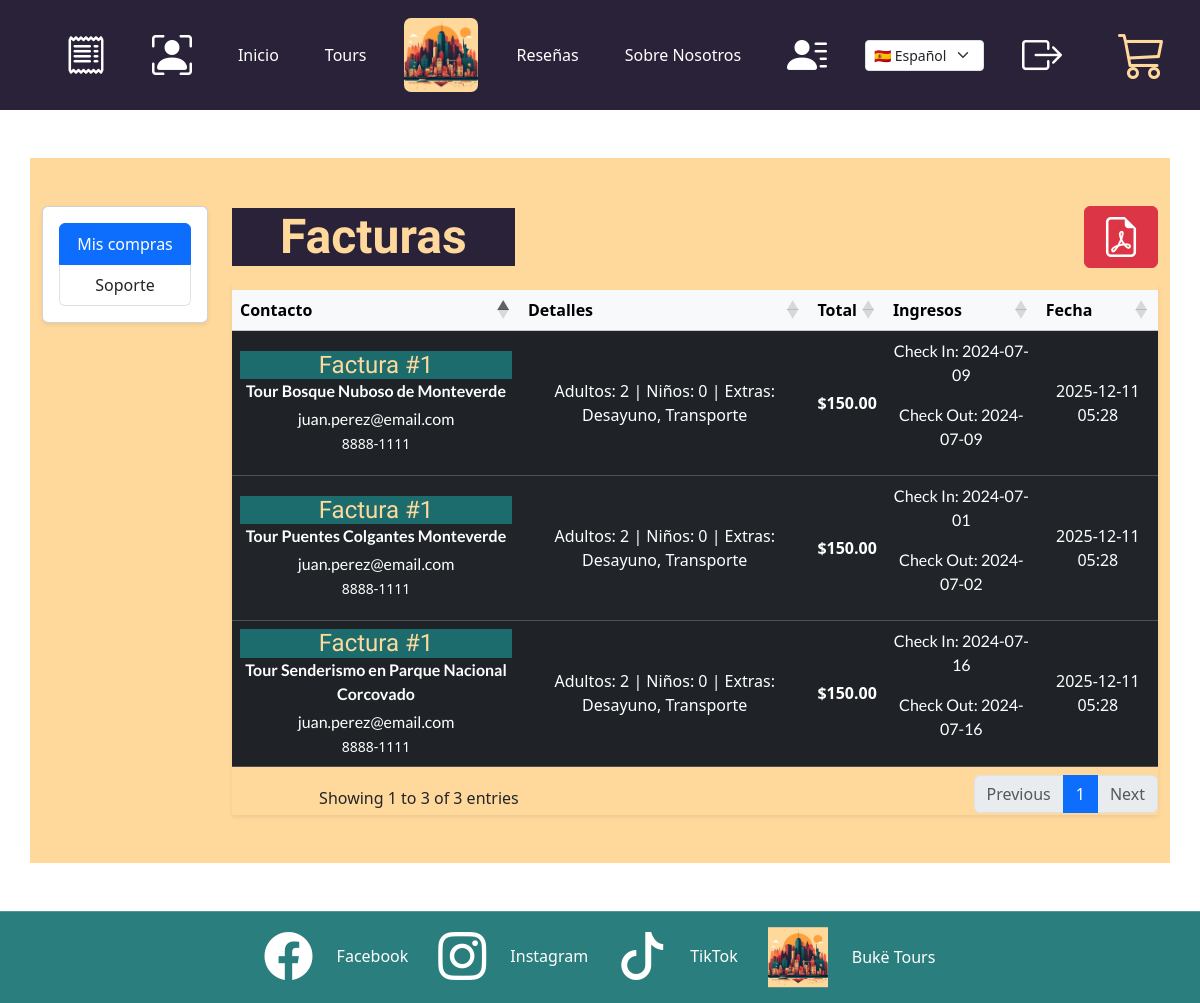
The page /invoices/index.php (signed in) on the database its author committed.
### tables this page shows
CREATE TABLE reservation_tour (
  id INT UNSIGNED NOT NULL AUTO_INCREMENT,

  reservation_id INT UNSIGNED NOT NULL,
  tour_id        INT UNSIGNED NOT NULL,

  check_in_date  DATE NOT NULL,
  check_out_date DATE NOT NULL,

  adults   INT UNSIGNED NOT NULL DEFAULT 0,
  children INT UNSIGNED NOT NULL DEFAULT 0,

  created_at TIMESTAMP DEFAULT CURRENT_TIMESTAMP,
  updated_at TIMESTAMP DEFAULT CURRENT_TIMESTAMP ON UPDATE CURRENT_TIMESTAMP,

  PRIMARY KEY (id),

  CONSTRAINT fk_reservation_tour_reservation
    FOREIGN KEY (reservation_id)
    REFERENCES reservation(id)
    ON DELETE CASCADE
    ON UPDATE CASCADE,

  CONSTRAINT fk_reservation_tour_tour
    FOREIGN KEY (tour_id)
    REFERENCES tour(id)
    ON DELETE RESTRICT
    ON UPDATE CASCADE
);

CREATE TABLE IF NOT EXISTS  reservation(
  id INT UNSIGNED NOT NULL AUTO_INCREMENT,
  full_name VARCHAR(200) NOT NULL,
  email VARCHAR(150) NOT NULL,
  telephone VARCHAR(120) NOT NULL,
  country VARCHAR(120) NOT NULL,
  passport VARCHAR(220) NOT NULL,
  adults INT NOT NULL,
  children INT NULL,
  idioma VARCHAR(120) NOT NULL,
  breakfast BOOLEAN NULL DEFAULT FALSE,
  lunch BOOLEAN NULL DEFAULT FALSE,
  dinner BOOLEAN NULL DEFAULT FALSE,
  transport BOOLEAN NULL DEFAULT FALSE,
  travel_insurance BOOLEAN NULL DEFAULT FALSE,
  photo_package BOOLEAN NULL DEFAULT FALSE,
  home_address  VARCHAR(220) NOT NULL,
  city VARCHAR(220) NOT NULL,
  province VARCHAR(230) NOT NULL,
  postal_code VARCHAR(100) NOT NULL,
  total DECIMAL(10,2) NOT NULL,
  subtotal DECIMAL(10,2) NOT NULL,
  userId INT UNSIGNED NOT NULL,
  created_at TIMESTAMP DEFAULT CURRENT_TIMESTAMP,
  updated_at TIMESTAMP DEFAULT CURRENT_TIMESTAMP ON UPDATE CURRENT_TIMESTAMP,
  PRIMARY KEY (id),
  CONSTRAINT fk_reservation_customer
      FOREIGN KEY (userId)
      REFERENCES customer(id)
      ON DELETE CASCADE
      ON UPDATE CASCADE
);

CREATE TABLE tour (
  id INT UNSIGNED NOT NULL AUTO_INCREMENT,
  sku VARCHAR(130) NOT NULL,
  title VARCHAR(150) NOT NULL,
  location VARCHAR(150) NOT NULL,
  category VARCHAR(50) NOT NULL,
  price_usd DECIMAL(10,2) NOT NULL,
  cupon_code VARCHAR(50) NULL,
  cupon_discount INT DEFAULT 0,
  rating DECIMAL(3,1) NOT NULL,
  duration_hours DECIMAL(4,1) NOT NULL,
  discount INT NOT NULL,
  img VARCHAR(500) NOT NULL,
  description VARCHAR(500) NOT NULL,
  iframe TEXT NULL,
  created_at TIMESTAMP DEFAULT CURRENT_TIMESTAMP,
  updated_at TIMESTAMP DEFAULT CURRENT_TIMESTAMP ON UPDATE CURRENT_TIMESTAMP,
  adults_limit   INT UNSIGNED NOT NULL DEFAULT 0,
  children_limit INT UNSIGNED NOT NULL DEFAULT 0,
  PRIMARY KEY (id),
  UNIQUE KEY uq_tours_sku (sku)
);

### invoices/index.php (the view, shortened to what this page needs)
<?php
include '../php/helpers/get-tours-reservation-dates.php';
$html_lang = $_SESSION['lang'];
$userID = isset($_SESSION['id'])? (int)$_SESSION['id']: 0;
$mysqli = openConnection();
$sql = 'SELECT reservation_tour.*, tour.*, reservation.* FROM reservation_tour INNER JOIN tour ON reservation_tour.tour_id = tour.id INNER JOIN reservation ON reservation_tour.reservation_id = reservation.id WHERE reservation.userId = ? GROUP BY tour.id;';
$invoices= $mysqli->prepare($sql);
$invoices->bind_param("i", $userID);
$invoices->execute();
$result = $invoices->get_result();
$rows = [];
if ($result) {
    while ($row = $result->fetch_assoc()) {
        $rows[] = $row;
    }
}
?>
<!DOCTYPE html>
<html lang="<?php echo htmlspecialchars($html_lang, ENT_QUOTES, 'UTF-8'); ?>">
  <head>
    <?php
      include '../php/styles/common-styles.php';
    ?>
    <link rel="stylesheet" href="/Buke-Tours/assets/css/invoices.css" type="text/css" />
    <link href="https://cdn.datatables.net/1.13.6/css/dataTables.bootstrap5.min.css" rel="stylesheet">
  </head>
  <body>
    <main>
      <section id="invoices" class="py-5">
        <div class="container-lg bg-yellow-light  py-5">
            <div class="row">
                <aside class="col-12 col-lg-2 mb-4">
                    <nav class="card shadow-sm">
                        <div class="card-body">
                            <div class="list-group">
                                <a class="list-group-item list-group-item-action active" href="#" ><?php echo $lang['mis_compras']; ?></a>
                                <a class="list-group-item list-group-item-action" href="mailto:soporte@buke-tours.cr"><?php echo $lang['soporte']; ?></a>
                            </div>
                        </div>
                    </nav>
                </aside>
                <section class="col-12 col-lg-10">
                    <header class="d-flex align-items-center justify-content-between mb-3">
                        <div>
                            <h1 class="h4 m-auto titulo px-5"><?php echo $lang['facturas']; ?></h1>
                        </div>
                        <div>
                            <button title="<?php echo $lang['btn_print_pdf']; ?>" id="print-invoices-to-pdf"  type="button" class="btn btn-danger" aria-label="<?php echo $lang['btn_print_pdf']; ?>"><i class="bi bi-file-earmark-pdf mx-1 display-6"></i></button>
                        </div>
                    </header>
                    <?php
    if($userID === 0){
    ?>
        <p class="d-flex text-center w-100"><?php echo $lang['login_requerido_facturas']; ?></p>
        <a href="/Buke-Tours/auth/login/index.php" class="btn btn-success "><?php echo $lang['ir_al_login']; ?></a>
    <?php
    }
    else{
        ?>
        <?php if (!empty($rows)) : ?>
        <div class="table-responsive shadow-sm" id="invoices_table">
            <table id="table-invoices-data" class="table-invoices-data table table-hover table-dark table-striped align-middle w-100">
                <thead class="table-light">
                    <tr>
                        <th><?php echo $lang['tabla_contacto']; ?></th>
                        <th><?php echo $lang['tabla_detalles']; ?></th>
                        <th><?php echo $lang['tabla_total']; ?></th>
                        <th><?php echo $lang['tabla_ingresos']; ?></th>
                        <th><?php echo $lang['tabla_fecha']; ?></th>
                    </tr>
                </thead>
                <tbody>
                    <?php
                    foreach ($rows as $filaDesktop):
                        $extras = [];
                        if ($filaDesktop['breakfast']) $extras[] = $lang['extra_desayuno'];
                        if ($filaDesktop['transport']) $extras[] = $lang['extra_transporte'];
                        $details = "{$lang['label_adultos']}: {$filaDesktop['adults']}";
                        $details .= is_null($filaDesktop['children']) ? '' : " | {$lang['label_ninos']}: {$filaDesktop['children']}";
                        if (!empty($extras)) {
                            $details .= " | {$lang['label_extras']}: " . implode(', ', $extras);
                        }
                    ?>
                    <tr>
                        <td>
                            <h4 class="subtitulo mb-2"><?php echo $lang['factura_numero']; ?><?php echo $filaDesktop['id']; ?></h4>
                            <p class="fw-semibold mb-1"><?php echo $lang['tour_label']; ?> <?= htmlspecialchars($filaDesktop['title'] ?? '') ?></p>
                            <p class="mb-0"><?= htmlspecialchars($filaDesktop['email']) ?></p>
                            <small><?= htmlspecialchars($filaDesktop['telephone']) ?></small>
                        </td>
                        <td><?= htmlspecialchars($details) ?></td>
                        <td class="fw-bold">$<?= number_format((float)$filaDesktop['total'], 2) ?></td>
                        <td><?= getTourReservationDates($filaDesktop['id'] , $filaDesktop['tour_id']);?></td>
                        <td>
                            <time datetime="<?= htmlspecialchars($filaDesktop['created_at']) ?>">
                                <?= htmlspecialchars(date('Y-m-d H:i', strtotime($filaDesktop['created_at']))) ?>
                            </time>
                        </td>
                    </tr>
                    <?php endforeach; ?>
                </tbody>
            </table>
        </div>
        <?php else : ?>
            <div class="alert alert-info"><?php echo $lang['no_hay_facturas']; ?></div>
            <a href="/Buke-Tours/tours/" class="btn btn-success" title="<?php echo $lang['cta_comprar_tours']; ?>"><?php echo $lang['cta_comprar_tours']; ?></a>
        <?php endif; ?>
        <?php
    }
                    ?>
                </section>
            </div>
        </div>
      </section>
    </main>
    <?php
      include '../php/components/footer.php';
    ?>
  </body>
</html>

### php/helpers/get-tours-reservation-dates.php (shortened to what this page needs)
<?php
function getTourReservationDates($reservationId, $tourId){
    $userID = isset($_SESSION['id'])? (int)$_SESSION['id']: 0;
    if($userID<= 0){
        echo "Usuario inválido.";
    }
    else{
        $sqlReservationTour = "SELECT `id`,`reservation_id`,`tour_id`,`check_in_date`,`check_out_date` FROM `reservation_tour` WHERE reservation_id = ? AND tour_id = ?";
        $mysqli = openConnection();
        $tourDates = $mysqli->prepare($sqlReservationTour);
        $tourDates->bind_param("ii", $reservationId,  $tourId);
        if($tourDates->execute()){
            $resultTourDates = $tourDates->get_result();
            $tourDatesHTML = "";
            if ($resultTourDates) {
                while ($row = $resultTourDates->fetch_assoc()) {
                    $tourDatesHTML .= "<p class='w-100'>Check In: " . htmlspecialchars($row['check_in_date']) . "</p>";
                    $tourDatesHTML .= "<p class='w-100'>Check Out: " . htmlspecialchars($row['check_out_date']) . "</p>";
                }
            }
            echo $tourDatesHTML;
        }
        else{
            echo "Error al consultar la reservacion";
        }
    }
}
?>

### assets/css/main.css (style rules this page uses)
body { text-align: center; margin: 0; padding: 0; background: url("../img/fondo.png"); background-size: cover; background-repeat: no-repeat; display: flex; flex-direction: column; height: 100vh; background-attachment: fixed; }
body, main, nav, footer { width: 100%; }
main { z-index: 1; }
h1, h2, h3, h4, h5, h6 { font-family: "Gabarito", serif; }
p { font-family: "Lato", serif; }
html, body { position: relative; height: 100%; overflow-x: hidden; }
body { margin: 0 auto; padding: 0; }
.bg-yellow-light { background: #ffd89c !important; }
.titulo { color: #ffd89c; font-size: 48px; font-weight: bold; width: 100%; margin: 0 auto; background: #2a2238; }
h4.subtitulo { background: #1c6c6e; color: #ffd89c; margin: 0 auto !important; }
.subtitulo { background: antiquewhite; margin: 0 auto !important; text-align: center; width: 100%; }

### rows shown on the page
reservation_tour: reservation "1", tour.title "Puentes Colgantes Monteverde", reservation.email "juan.perez@email.com", reservation.telephone "8888-1111", reservation.children "Adultos: 2 | Niños: 0 | Extras: Desayuno, Transporte", reservation.total "150.00", check_in_date "2024-07-01", check_out_date "2024-07-02", reservation.created_at "2025-12-11 05:28"
reservation_tour: reservation "1", tour.title "Bosque Nuboso de Monteverde", reservation.email "juan.perez@email.com", reservation.telephone "8888-1111", reservation.children "Adultos: 2 | Niños: 0 | Extras: Desayuno, Transporte", reservation.total "150.00", check_in_date "2024-07-09", check_out_date "2024-07-09", reservation.created_at "2025-12-11 05:28"
reservation_tour: reservation "1", tour.title "Senderismo en Parque Nacional Corcovado", reservation.email "juan.perez@email.com", reservation.telephone "8888-1111", reservation.children "Adultos: 2 | Niños: 0 | Extras: Desayuno, Transporte", reservation.total "150.00", check_in_date "2024-07-16", check_out_date "2024-07-16", reservation.created_at "2025-12-11 05:28"

### other values the page prints
$lang['inicio'] "Inicio"
$lang['tours'] "Tours"
$lang['reseñas'] "Reseñas"
$lang['sobre_nosotros'] "Sobre Nosotros"
$lang['mis_compras'] "Mis compras"
$lang['soporte'] "Soporte"
$lang['facturas'] "Facturas"
$lang['tabla_contacto'] "Contacto"
$lang['tabla_detalles'] "Detalles"
$lang['tabla_total'] "Total"
$lang['tabla_ingresos'] "Ingresos"
$lang['tabla_fecha'] "Fecha"
